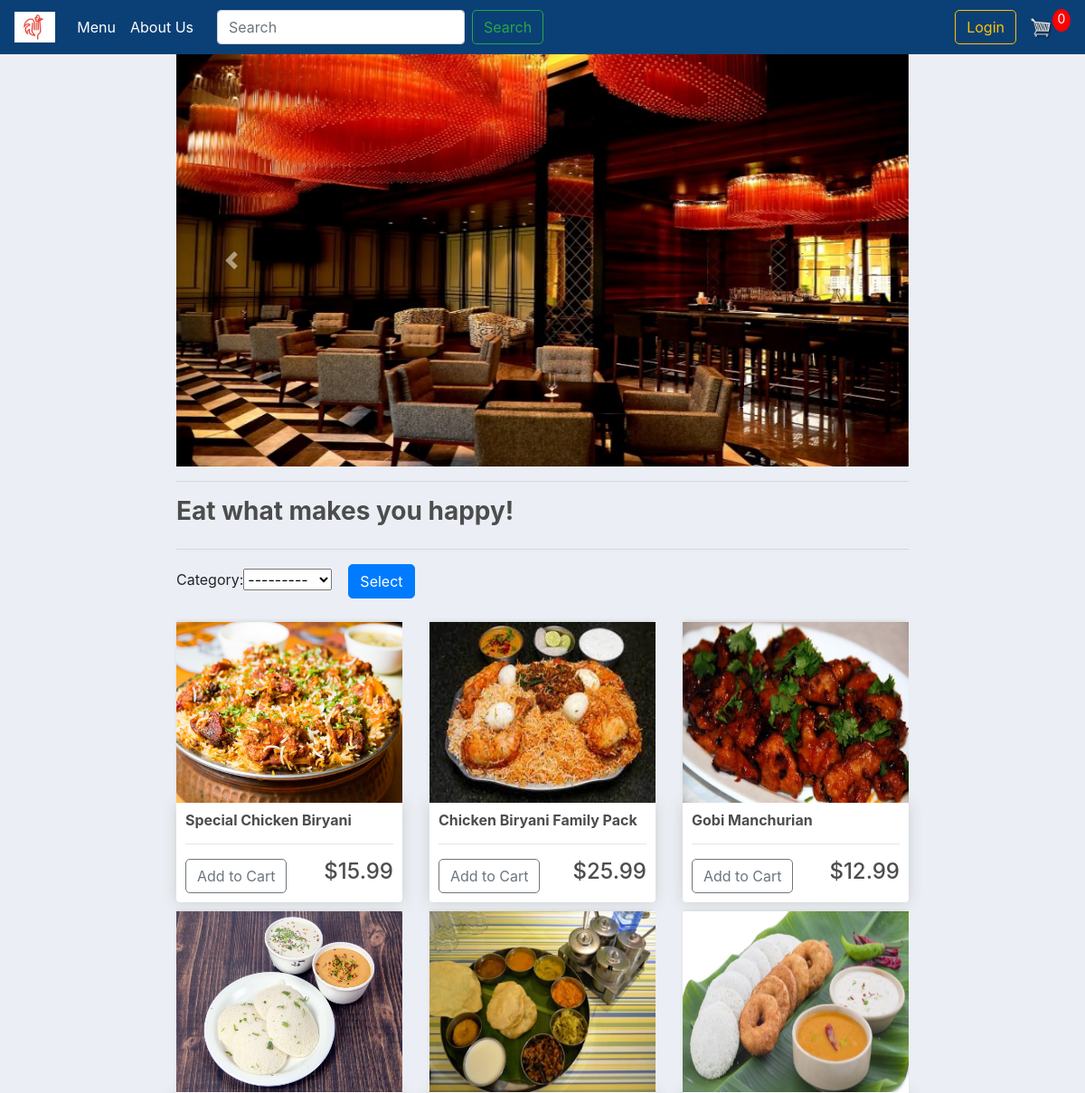
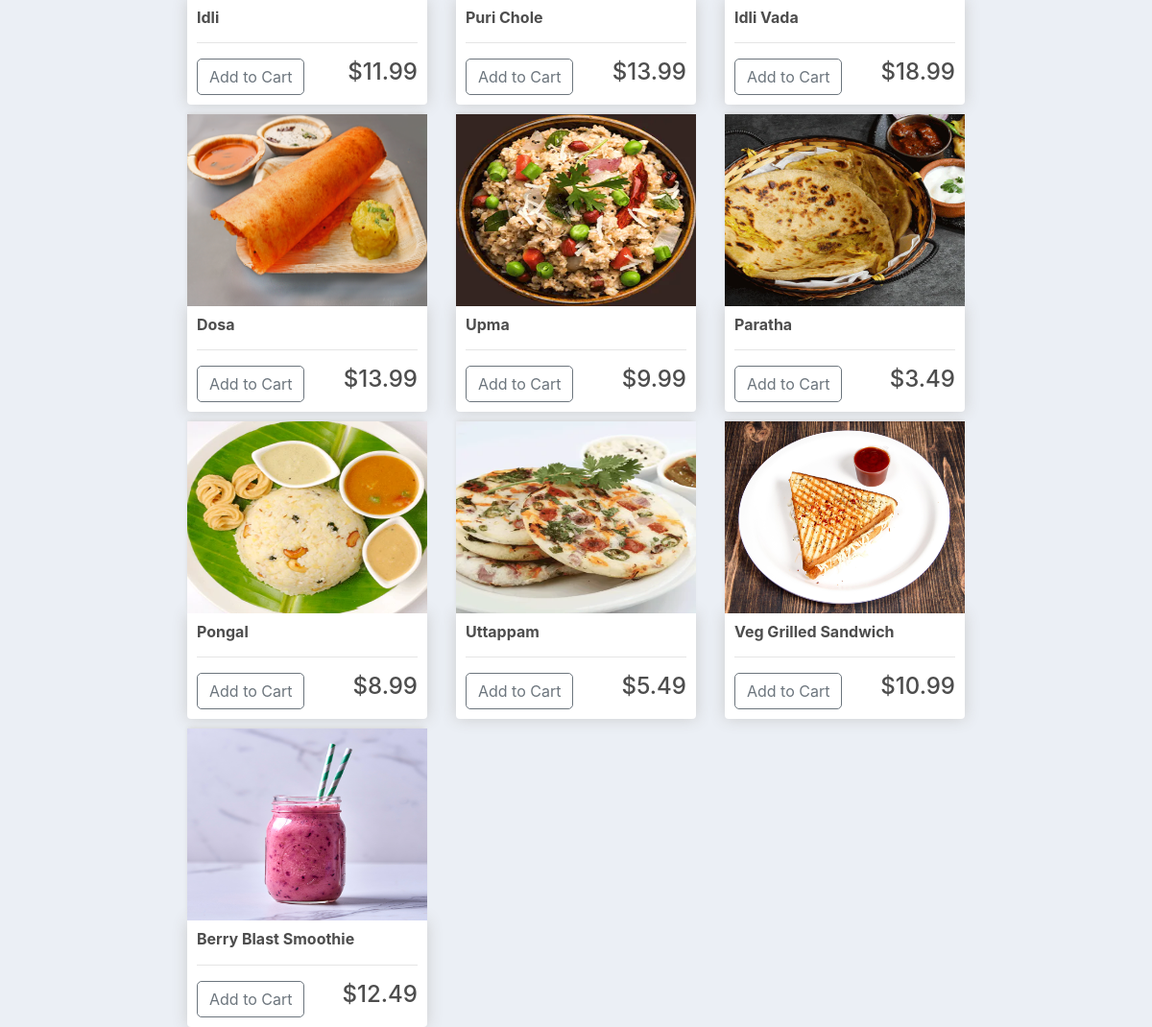
The page / on the database its author committed (2 pictures, top to bottom).
### store/models.py (models this page shows, shortened)
class Item(models.Model):
    CATEGORY = (
        ('VEG', 'VEG'),
        ('NON-VEG', 'NON-VEG'),
        ('SNACKS', 'SNACKS'),
    )
    AVA = (
        ('Yes', 'Yes'),
        ('No', 'No'),
    )
    name = models.CharField(max_length=200, null=True)
    price = models.DecimalField(null=True, max_digits=10, decimal_places=2)
    category = models.CharField(max_length=200, null=True, choices=CATEGORY)
    description = models.CharField(max_length=500, null=True)
    image = models.ImageField(null=True, blank=True)
    available = models.CharField(max_length=200, null=True, choices=AVA, default=AVA[0][0])
    @property
    def imageURL(self):
        try:
            url = self.image.url
        except:
            url = ''
        return url

### store/views.py (the view)
# urls.py: path('', views.menu, name="menu"),
def menu(request):
    if request.user.is_authenticated:
        customer = request.user.customer
        order, created = Order.objects.get_or_create(customer=customer, complete=False)
        items = order.orderitem_set.all()
        cartItems = order.get_cart_items
    else:
        order = {'get_cart_total': 0, 'get_cart_items': 0, 'order_type': False}
        items = []
        cartItems = order['get_cart_items']
    products = Item.objects.filter(available='Yes')
    myFilter = MenuFilter(request.GET, queryset=products)
    products = myFilter.qs
    context = {'products': products, 'cartItems': cartItems,
               'myFilter': myFilter}
    return render(request, 'stores/menu.html', context)

### store/templates/stores/menu.html (shortened to what this page needs)
{% extends 'stores/main.html' %}
{% load static %}
{% block content %}
    {% include 'stores/slider.html' %}
    <hr>
    <h3 style="display: inline-flex"><strong>Eat what makes you happy! </strong></h3>
    <hr>
    <form method="get">
        {{ myFilter.form }}
        <button class="btn btn-primary" type="submit">Select</button>
    </form>
    <div class="row">
        {% for product in products %}
            <div class="col-lg-4">
                <img class="thumbnail" src="{{ product.imageURL }}">
                <div class="box-element product">
                    <h6><strong>{{ product.name }}</strong></h6>
                    <hr>
                    <button data-product={{ product.id }} data-action="add"
                            class="btn btn-outline-secondary add-btn update-cart">Add to Cart
                    </button>
                    <h4 style="display: inline-block; float: right">${{ product.price|floatformat:2 }}</h4>
                </div>
            </div>
        {% endfor %}
    </div>
{% endblock content %}

### static/css/main.css (style rules this page uses)
body { background-color: hsl(0, 0%, 98%); }
h1, h2, h3, h4, h5, h6 { color: hsl(0, 0%, 30%); }
.box-element { box-shadow: hsl(0, 0%, 80%) 0 0 16px; background-color: #fff; border-radius: 4px; padding: 10px; }
.thumbnail { width: 100%; height: 200px; -webkit-box-shadow: -1px -3px 5px -2px rgba(214, 214, 214, 1); -moz-box-shadow: -1px -3px 5px -2px rgba(214, 214, 214, 1); box-shadow: -1px -3px 5px -2px rgba(214, 214, 214, 1); }
.product { border-radius: 0 0 4px 4px; }
.col-lg-4, .col-lg-6, .col-lg-8, .col-lg-12 { margin-top: 10px; }
.btn { border-radius: 5px; }
body { background-color: #ebeff5; }

### rows shown on the page
Item: imageURL (picture), name "Special Chicken Biryani", price "15.99"
Item: imageURL (picture), name "Chicken Biryani Family Pack", price "25.99"
Item: imageURL (picture), name "Gobi Manchurian", price "12.99"
Item: imageURL (picture), name "Idli", price "11.99"
Item: imageURL (picture), name "Puri Chole", price "13.99"
Item: imageURL (picture), name "Idli Vada", price "18.99"
Item: imageURL (picture), name "Dosa", price "13.99"
Item: imageURL (picture), name "Upma", price "9.99"
Item: imageURL (picture), name "Paratha", price "3.49"
Item: imageURL (picture), name "Pongal", price "8.99"
Item: imageURL (picture), name "Uttappam", price "5.49"
Item: imageURL (picture), name "Veg Grilled Sandwich", price "10.99"
Item: imageURL (picture), name "Berry Blast Smoothie", price "12.49"

### other values the page prints
{{ cartItems }} "0"
